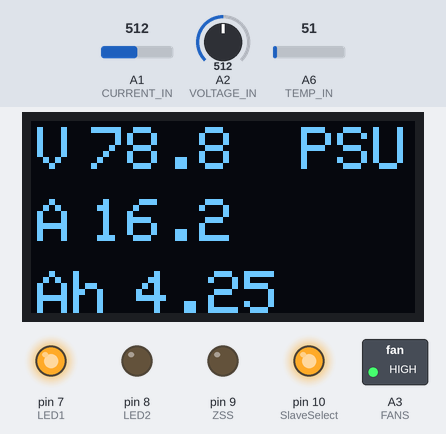
A program run on a simulated Arduino Nano, built with avr-gcc and run on an emulated ATmega328P. Shown: 128×64 one-colour display, switched loads named in the program (green lamp = pin HIGH), output pins drawn as LEDs (lit = HIGH). Dashed ring = blinking. The inputs (shaded band) are chosen by the test bench; at power-on: A2 (VOLTAGE_IN) = 512, A6 (TEMP_IN) = 51, A1 (CURRENT_IN) = 512. Pins used as bus, display or sensor lines are not drawn.

Above: at 1.2 s.
1.3 s: A2 (VOLTAGE_IN) set to 6
At 1.64 s:
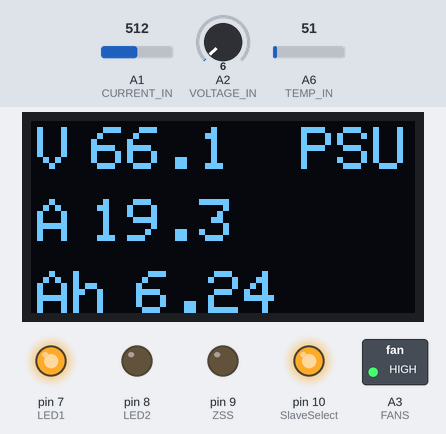
3.0 s: A2 (VOLTAGE_IN) set to 3
At 3.25 s:
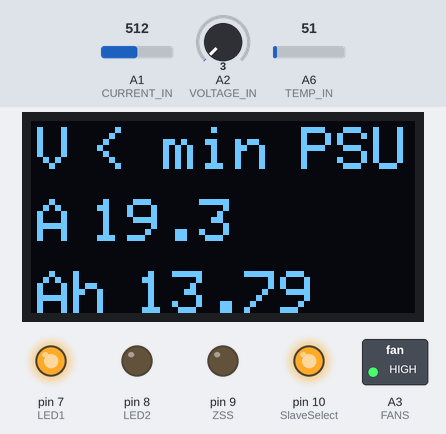
5.3 s: A6 (TEMP_IN) set to 90
6.8 s: A6 (TEMP_IN) set to 105
At 7.02 s:
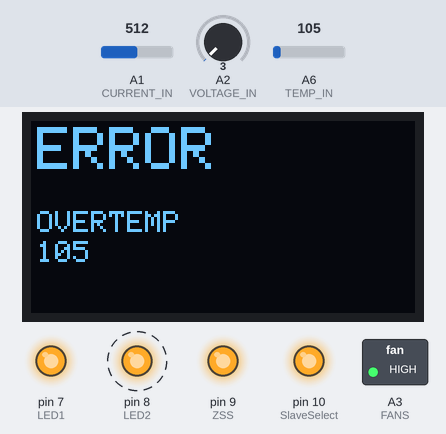
Timing chart, 0 to 10.8 s (numbered marks = the images above; inputs shaded):
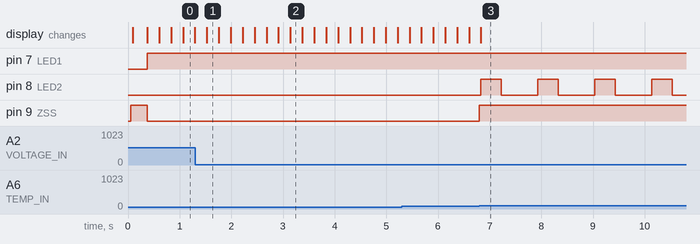

Measured:
- the behaviour switches between 5 and 4 on A2 (VOLTAGE_IN) (found by bisection; images 1 and 2)
- the behaviour switches between 99 and 100 on A6 (TEMP_IN) (found by bisection; images 2 and 3)
- after the input at 3.0 s, the display: changes after 0.14 s (image 2)
- after the input at 6.8 s, pin 8 (LED2): alternates HIGH for 0.40 s and LOW for 0.70 s, starting at once; pin 9 (ZSS): LOW → HIGH at once; the display: changes at once (image 3)

The program:

main.cpp
```cpp
/*
Zivan NG3 controller made by Wout Osse
USE AT YOUR OWN RISK - i take zero responsibilities

Greatly inspired by Dave Mellick from CustomCircuitSolutions and some insight from 'green caveman' on diyelectriccar.com

Original forum topic that got me started on this: https://www.diyelectriccar.com/threads/ng3-chargers-cant-current-limit-on-lithium-batteries.64827/page-1

NOTE: THE COOLING FINS ON THE NG3 ARE AC OR +vBAT, NO TOUCHING!

VOLTAGE PART IS QUITE STABLE, CURRENT ONLY TESTED ON LOW AMPS. PLEASE START AT LOW AMPS AND WORK YOUR WAY UP.


>>> NOTE YOUR PINDEF. THIS ONE CHANGED ON MAY 7th 2023!
*/

#include <Arduino.h>
#include <SPI.h>
#include <Wire.h>
#include "definitions.h"
#include "Display.h"

void set_cc(uint8_t value);
void set_cv(uint8_t value);
void buzzerHIGH(uint16_t ms);
void buzzerLOW(uint16_t ms);
void ledState(uint8_t color);


/////////////////////////////////////////////////////////////
//USER ZIVAN SETTINGS -> Change to YOUR model////////////////
/////////////////////////////////////////////////////////////

// R20 next to battery out -> Somewhere in the neighbourhood of: 24V=92k, 72V=270k, 96v = 390k, 144V = 560k
// 'constants' - depend upon your model.
const unsigned long POWER_BOARD_RESISTOR = 280000; //value in ohms of the R20 resistor(s) on the power board. Mine is 280k which I put in myself.
const uint16_t U_POT_RESISTANCE = 1750; // The value of the left U pot - In the middle, then adjust the pot so SET_mVOLTAGE matches real voltage (measure with DMM)
// More theory on good scaling: Set here to 2k - %actualVrange (from 2k -> 0) as SET_mVOLTAGE is from 'actual' voltagerange (actualMax - actualMin)
// Example; I want 70v. Calculate min and max with pot at 1k. Let's say that's 66v and 92v = 26v range. Now 70-66=4. 4/26 = 0.15 -> 2k - 0.15*2k = 1700. For 70v I set this U_POT_RESISTANCE value here to 1700. Adjust the actual pot later to match the voltage
const uint16_t R9 = 6800; // R9 is in series with U_POT - supposedly always 6.8k
const uint16_t maxRatedAmps = 26400; //What is on the sticker? // probably the real max is quite a bit higher. I have a feeling that changing voltage, also changes (max) current, but at your own risk. So changing R20 is all you need.
// More theory: There are a few 'power versions'. ie max power or a lower power version of the NG3. Max power is 72V35A - 36A, lesser power is 26.4As. I have a 96V22A model, so that is the 'lower power' version ie I use the lower power 72V rating.

/////////////////////////////////////////////////////////////
//BATTERY SETTINGS -> DEPEND ON YOUR PACK!///////////////////
/////////////////////////////////////////////////////////////
const uint16_t SET_mCURRENT = 2000;   // Max AMPS - Constant Current phase. Can be same or lower than maxRatedAmps. >>LOW FOR NOW, NOT SURE WHAT OUTCOME IS IF HIGH<<
const uint16_t SET_CUTOFF_mAMPS = 500;    // Min amps for CV to idle. Rule of thumb = C/20. So for a 230Ah pack, 230/20 = 11.5A = 11500mA. >>TESTING TBD<<
const unsigned long SET_mVOLTAGE = 68000; //-- CC to CV flipover point / max mV -- 3.4V * 24 cells = 81.6V = 81600mV for my pack. Set your desired voltage HERE. Then adjust Vpot to spec.

#define OVERTEMP 100 //NO Clue what this is. It's close to 0 when cold. Might ramp up quickly when overtemp. Range between 0-1024 (analogread). Exceeding this puts Zivan in overtemp protection - max is calculated to be 3.75v or 3.75v/5v*1024 = 768
#define PSU_OVERRIDE //Comment to disable - if defined, the Zivan will run in PSU mode, independant of TP jumper.
//#define DEBUG //comment to disable - for final deployment --> Know that you have to unplug the USB before turning on the Zivan, then connect again.
//#define SELF_RESET //comment to disable - defining this, enables self reset after 20 min after an overtemp scenario. Otherwise goes DARK (Fans off, LED=RED, no output, screen shows error)
const int correctionFactor = 101; //100 = base - Voltage offset for the sensing part. Has no influence on the 'output'  part - theyre unconnected. However, If the sensed voltage is way lower than actual, it might never go into CV mode & quit.
// A higher  correctionFactor makes it read a higher voltage than it actually is. Only changes the ' voltage range ' not minvoltage.

#define alternative_current
/////////////////////////////////////////////////////////////
//END OF SETTINGS/////MESS ON YOUR OWN RISK BEYOND HERE//////
/////////////////////////////////////////////////////////////

Display *display;
uint8_t counter = 0;
bool charge_mode;
unsigned long lastUpdate;
unsigned long startTime;

// State machine
enum States {IDLE, SOFTSTART, CONSTANT_CURRENT, CONSTANT_VOLTAGE, DARK};
uint8_t state = SOFTSTART;
// Colors
enum Color {OFF, RED, YELLOW, GREEN};
uint8_t color = OFF;

// def -- all values are in mV or mA /x1000
unsigned long voltage;
unsigned long current;
unsigned long idlingSince = 0;

uint8_t voltage_pot_bits;
uint8_t current_pot_bits;

uint16_t totalRes; // = (R9 + U_POT_RESISTANCE);
unsigned long minVoltage; // = (((totalRes + POWER_BOARD_RESISTOR)/totalRes)*1954); // Define min and max voltage this controller can instruct - mV
unsigned long maxVoltage; // = (((totalRes + POWER_BOARD_RESISTOR)/totalRes)*2710); // PB:280k + R9 6.8k + POT: = 82.4V - 114.2 / UPOT@2k = 64.1V - 88.9V
uint16_t voltageRange; // = (maxVoltage - minVoltage);  note max 65v range due to 16bit int.

uint16_t TEMP;

//Capacity calc
float mAh = 0;

#ifdef SELF_RESET
void(* resetFunc) (void) = 0;//declare reset function at address 0
#endif


/////////////////////////////////////////////////////////////
//SETUP STARTS HERE//////////////////////////////////////////
/////////////////////////////////////////////////////////////


void setup() {
  #ifdef DEBUG
  Serial.begin(9600);
  Serial.println("setup...");
  #endif

  display = new Display();

  // Essentials
  pinMode(ZSS, OUTPUT);
  pinMode(WDO, OUTPUT);

  pinMode(SS, OUTPUT); // --- Should be handled by SPI.begin() here in Setup.
  pinMode(CLK, OUTPUT);
  pinMode(SDI, OUTPUT);

  // non-essentials
  pinMode(FANS, OUTPUT);
  pinMode(SOUNDER, OUTPUT);
  pinMode(LED1, OUTPUT);
  pinMode(LED2, OUTPUT);
  //pinMode(TP, INPUT);
  //pinMode(AH, INPUT);
  pinMode(TEMP_IN, INPUT);
  //pinMode(AUX1, OUTPUT);
  //pinMode(AUX2, OUTPUT);

  // Start up with Soft start and Chip select HIGH
  digitalWrite(ZSS, HIGH); //Ensure charger output is disable at startup
  digitalWrite(SlaveSelect, HIGH);

  // These are used to calculate pot bits & voltage readings.
  totalRes = (R9 + U_POT_RESISTANCE);
  minVoltage = (((totalRes + POWER_BOARD_RESISTOR)/(float)totalRes)*1954); // Define min and max voltage this controller can instruct based on set POT.
  maxVoltage = (((totalRes + POWER_BOARD_RESISTOR)/(float)totalRes)*2710); // PB:280k + R9 6.8k + POT: = 82.4V - 114.2 / UPOT@2k = 64.1V - 88.9V
  voltageRange = (maxVoltage - minVoltage);

  #ifdef PSU_OVERRIDE
  charge_mode = false; //If defined override, PSU mode enabled.
  #else
  charge_mode = true;
  #endif

  display->printInit(SET_mVOLTAGE, SET_mCURRENT, SET_CUTOFF_mAMPS, charge_mode); // Print settings

  //delay(2000);
  //Check if the set voltage is OK.
  if (SET_mVOLTAGE > maxVoltage || SET_mVOLTAGE < minVoltage) {
    #ifdef DEBUG
    Serial.println("Set v outside range");
    Serial.print("SET: "), Serial.print(SET_mVOLTAGE), Serial.print("   MAX:"), Serial.print(maxVoltage), Serial.print("   MIN:"), Serial.print(minVoltage);
    Serial.print("   totRes"), Serial.print(totalRes), Serial.print("  PBR"), Serial.println(POWER_BOARD_RESISTOR);
    #endif
    display->minVoltage = minVoltage;
    display->maxVoltage = maxVoltage;
    display->setVoltage = SET_mVOLTAGE;
    display->printFailure(0);
    while(millis() < 60000) {
      buzzerHIGH(200);    //let be known settings are incorrect
      delay(200);
      buzzerHIGH(500);
      delay(200);
    }
    state = DARK;
  }

  // Init digiPot SPI link - AD8402 that actually does the most important job here.
  SPI.begin();
  SPI.beginTransaction(SPISettings(10000000,MSBFIRST,SPI_MODE0));

  // Setup OK
  digitalWrite(FANS, HIGH); // Fans on

  #ifdef DEBUG
  Serial.println("..OK");
  #endif
}


/////////////////////////////////////////////////////////////
//MAIN PROGRAM STARTS HERE///////////////////////////////////
/////////////////////////////////////////////////////////////

void loop() {

  // Set CC and CV levels - these don't change during charging, cant increase during softstart pulled low.
  voltage_pot_bits = (((SET_mVOLTAGE - minVoltage)/((float)voltageRange))*256);
  set_cv(voltage_pot_bits);
  current_pot_bits = ((SET_mCURRENT/((float)maxRatedAmps))*256); // Better is to measure and make your own equation
  // Theory time! It seems like it reads the amps going INTO the charger. So if you take into account the 85-90% efficiency here too, that might work.
  delay (50);
  set_cc(current_pot_bits);


  #ifdef DEBUG
  Serial.println("Beep!");
  #endif
  buzzerHIGH(200); // 200 ms beep - to announce we're ready for take-off

  while(1) {
    // WATCHDOG
    digitalWrite(WDO, HIGH);
    delay(1);
    digitalWrite(WDO, LOW);

    // VOLTAGE & CURRENT READINGS
    voltage = (((analogRead(VOLTAGE_IN)/1024.f)*voltageRange)*(correctionFactor/100.f) + minVoltage);
    #ifdef alternative_current
    current = (analogRead(CURRENT_IN)/1024.f)*(2550000/(voltage/1000.f)); //The 2550*1000 comes from 3000W*0.85% efficiency - still prob doesn't equate, but OK.
    //TheoryTime, The 'shunt' in the reverse engineered diagram would actually assume it's linear. But that assumes its measuring currents going out the FETS, I think it's currents going INTO the FETs and therefore NOT linear.
    //I think this because the idea is that there is only one version of the Zivan power board - with R20 and 21 swapped out as desired.
    #else
    current = ((analogRead(CURRENT_IN)/1024.f)*maxRatedAmps); // this probably doesn't equate.
    #endif


    // OVERTEMP
    TEMP = analogRead(TEMP_IN);
    if (TEMP>=OVERTEMP && millis()>5000) { //Overtemp?? No clue how this equates to actual temp. BUT, this should be monitored atleast.
      digitalWrite(ZSS, HIGH); //Disable output, even before our Wdog does it.
      #ifdef DEBUG
      Serial.println("overtemp!: ");
      Serial.println(TEMP);
      #endif
      display->Temp = TEMP;
      display->printFailure(2);
        while((lastUpdate + 12e5) > millis()) { //20 min of this annoying sound
          ledState(OFF);
          buzzerHIGH(200);
          delay(200);
          ledState(RED);
          buzzerLOW(500);
          delay(200);
        }

      #ifdef SELF_RESET //Self reset if defined in settings
      resetFunc(); //call reset  //MIGHT BE DANGEROUS TO KEEP THIS HERE, RESETS WHEN HOT?
      #endif

      ledState(RED); //Otherwise RED led, Fans OFF & dark so the screen stays on error.
      digitalWrite(FANS, LOW);
      state = DARK;
      } // END OF OVERTEMP

    //ON DISPLAY
    if (state != DARK && (lastUpdate+200) < millis()) {  //millis over 2000, so gives some time  to read the settings.

      mAh += current*(millis()-lastUpdate)/float(3600000);
      display->printData(((voltage<(minVoltage+120)? 0 : voltage)/(float)1000), (current/(float)1000), charge_mode? state : 4, mAh, TEMP); //"voltage" will always be >= minVoltage, even with 0 analogRead. +125 makes sure one voltage byte is covered.
      lastUpdate = millis();

      // DEBUG
      #ifdef DEBUG
      Serial.print("V:"), Serial.print(voltage/(float)1000), Serial.print("_A:"), Serial.print(current/(float)1000);
      Serial.print("_VB:"), Serial.print(analogRead(VOLTAGE_IN)), Serial.print("_IB:"), Serial.print(analogRead(CURRENT_IN));
      Serial.print("_State:"), Serial.print(state);
      Serial.print("_VPB:"), Serial.print(voltage_pot_bits);
      Serial.print("_CPB:"), Serial.print(current_pot_bits);
      // Serial.print("   SET:"), Serial.print(SET_mVOLTAGE), Serial.print("   MAX:"), Serial.print(maxVoltage), Serial.print("    MIN:"), Serial.println(minVoltage);
      Serial.print("_MODE"), Serial.print(charge_mode);
      Serial.print("_T:"), Serial.println(TEMP);
      #endif
    } //End of routine Display

    // Check for OVERSHOOT / CONNECTED BATTERY
    #ifdef BATTERY_CHECK
    if (charge_mode == true && millis() < 10000 && voltage > (SET_mVOLTAGE+2000)) { //Overshoot only when battery not connected //indicate failure
      #ifdef DEBUG
        Serial.println("Overshoot");
      #endif
      digitalWrite(ZSS, HIGH); //Turn off // We don't want people connecting the battery after turning on the power..
      display->printFailure(1);
      while((lastUpdate + 10000) > millis()) {
        ledState(OFF);
        buzzerHIGH(200);    // No battery connected
        delay(200);
        ledState(RED);
        buzzerLOW(500);
        delay(200);
      }
      digitalWrite(FANS, LOW); //fans off, if they werent already..
      state = DARK;
    }
    #endif

    //STATE MACHINE
    // >>>>
    // <<<<

    if (state == SOFTSTART) {
      digitalWrite(ZSS, LOW); // Pull SoftStart low to enable output

      ledState(RED);
      state = CONSTANT_CURRENT; //Switch to CC mode

      #ifdef DEBUG
        Serial.println("SS-CC");
      #endif

    //CC
    } else if (state == CONSTANT_CURRENT) {
      Serial.println("at CC");
      if ((voltage+500) >= SET_mVOLTAGE && millis()>10000) {  //Added 500mV to compensate for any voltage errors. So it actually goes into CV mode to allow it to quit.

        state = CONSTANT_VOLTAGE;
        ledState (YELLOW);

        #ifdef DEBUG
          Serial.println("CC-CV");
        #endif
      }

    //CV
    } else if (state == CONSTANT_VOLTAGE) {
      delay(1);
      if (current <= SET_CUTOFF_mAMPS && charge_mode) {
        #ifdef DEBUG
        Serial.println("CV-IDLE");
        #endif

        state = IDLE;
        idlingSince = millis();

        ledState(GREEN);

        digitalWrite(ZSS, HIGH); // Disable output
      }

      // Note max current is limited by CC settings, this is just for show.
      if (charge_mode == 0) {
        if (current < 1000) {
          ledState(GREEN);
        } else if (current < 5000 && current > 1000) {
          ledState(YELLOW);
        } else if (current > 5000) {
          ledState(RED);
        }
      }


    } else if (state == IDLE && (idlingSince + 12e5) < millis()) {  // turn off display after 20min of idling to prevent burn in.
      display->off();
      digitalWrite(FANS, LOW); // Turn off fans - we cool by now.
      #ifdef DEBUG
      Serial.println("IDLE -> DARK");
      #endif
      state = DARK; // to prevent updating screen.

    } else if (state == DARK) {
      digitalWrite(ZSS, HIGH); //Make sure we're off - bitflips & all.
      if (TEMP>OVERTEMP) {
        digitalWrite(FANS, HIGH);
        delay(60000);
        digitalWrite(FANS, LOW);
      }
    }

  } //end of while
  //code  to run if while loop broken
} // End of loop


/////////////////////////////////////////////////////////////
//END OF MAIN -- SUBROUTINES/////////////////////////////////
/////////////////////////////////////////////////////////////


// The AD8402 uses the last 10 bits it received when SS goes low -
// therefore it doesn't matter the Arduino can't send out 2bit channel followed by 8 bit value
// W1 = channel 0 = current control
// W2 = channel 1 = voltage control

void set_cv(uint8_t value) {
  // take the SS pin low to select the chip:
  digitalWrite(SlaveSelect, LOW);

  delay (1);

  //  send in the address and value via SPI:
  SPI.transfer((uint8_t)1);
  SPI.transfer(value);

  delay (1);

  // take the SS pin high to de-select the chip:
  digitalWrite(SlaveSelect, HIGH);
}


void set_cc(uint8_t value) {
  // take the SS pin low to select the chip:
  digitalWrite(SlaveSelect, LOW);
  delay(1);

  //  send in the address and value via SPI:
  SPI.transfer((uint8_t)0);
  SPI.transfer(value);

  delay (1);

  // take the SS pin high to de-select the chip:
  digitalWrite(SlaveSelect, HIGH);
}


void buzzerHIGH(uint16_t ms) {  // Can't be used during loop > 500ms, because watchdog needs kicking.
  startTime = millis();
  while ((startTime + ms) > millis()) {
    digitalWrite(SOUNDER, HIGH);
    delay(1);
    digitalWrite(SOUNDER, LOW);
    delay(1);
  }
}

void buzzerLOW(uint16_t ms) {  // Can't be used during loop > 500ms, because watchdog needs kicking.
  startTime = millis();
  while ((startTime + ms) > millis()) {
    digitalWrite(SOUNDER, HIGH);
    delay(1);
    digitalWrite(SOUNDER, LOW);
    delay(2);
  }
}


void ledState(uint8_t color) {
  if (color == OFF) {
    digitalWrite(LED1, HIGH); // HIGH disables the LED, LOW for on.
    digitalWrite(LED2, HIGH);
  } else if (color == RED) {
    digitalWrite(LED1, HIGH);
    digitalWrite(LED2, LOW);
  } else if (color == YELLOW) {
    digitalWrite(LED1, LOW);
    digitalWrite(LED2, LOW);
  } else if (color == GREEN) {
    digitalWrite(LED1, LOW);
    digitalWrite(LED2, HIGH);
  }
}
```

Display.h
```cpp
#pragma once

class Adafruit_SSD1306;

class Display
{
    private:
    Adafruit_SSD1306 *display;

    public:
    Display(); // init
    void off(); // turn off screen
    void printData(float Voltage, float Current, int mode, float mAh, int TEMP);
    void printFailure(int error);
    void printInit(unsigned long setVoltage, char16_t setCurrent, char16_t setCutOff, bool PSUmode);
    // Error terms, easier this way than through printFailure.
    unsigned long maxVoltage;
    unsigned long minVoltage;
    unsigned long setVoltage;
    int Temp;
    };
```

definitions.h
```cpp
// Display
#define DISPLAY_ADDR 0x3C // I2C Address - use 0x3C or 0x3D depending on your display --> Display connects A4 A5 <--
// Zivan Control - Don't forget the REF signal.
#define ZSS 9 // Zivan Soft start SS (low to enable output)
#define CLK 13 //digiPot CLK
#define SlaveSelect 10 //digiPot Slave Select / Chip select
#define SDI 11 // digipot SDI
#define WDO A0 // Watchdog output
#define VOLTAGE_IN A2
#define CURRENT_IN A1
// Zivan extras
#define FANS A3
#define SOUNDER 6
#define LED1 7
#define LED2 8
#define TEMP_IN A6 //Overtemp ; gives a voltage correlating to the internal temp sensor.

//Not used yet
//#define AH A0 //One of the jumpers, not used currently
//#define AUX1 2 //AUX relay 1; currently not used, but can be connected if you plan on
//#define AUX2 3 //AUX relay 2; currently not used, but can be connected if you plan on
```

Source omitted: Display.cpp (3326 bytes)
